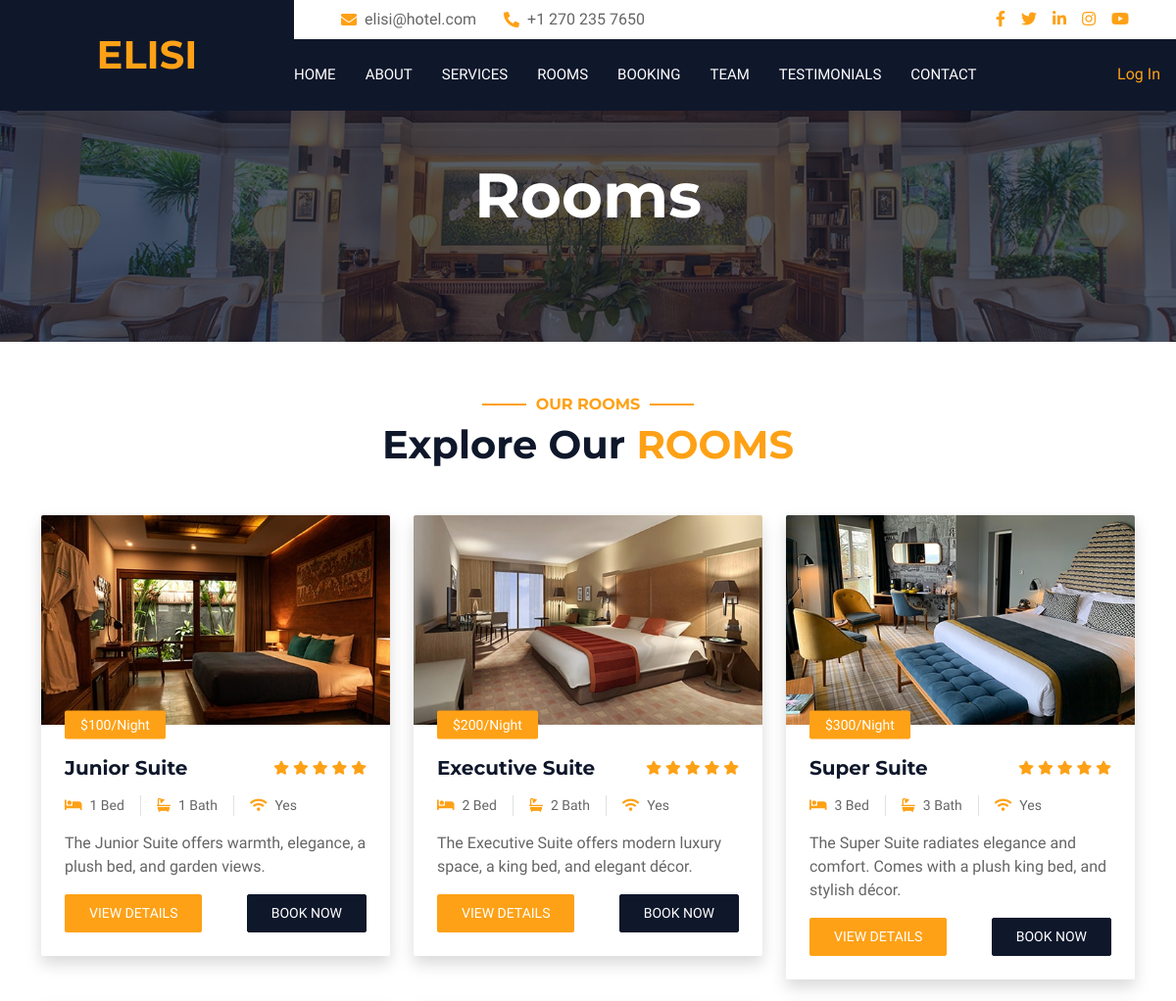
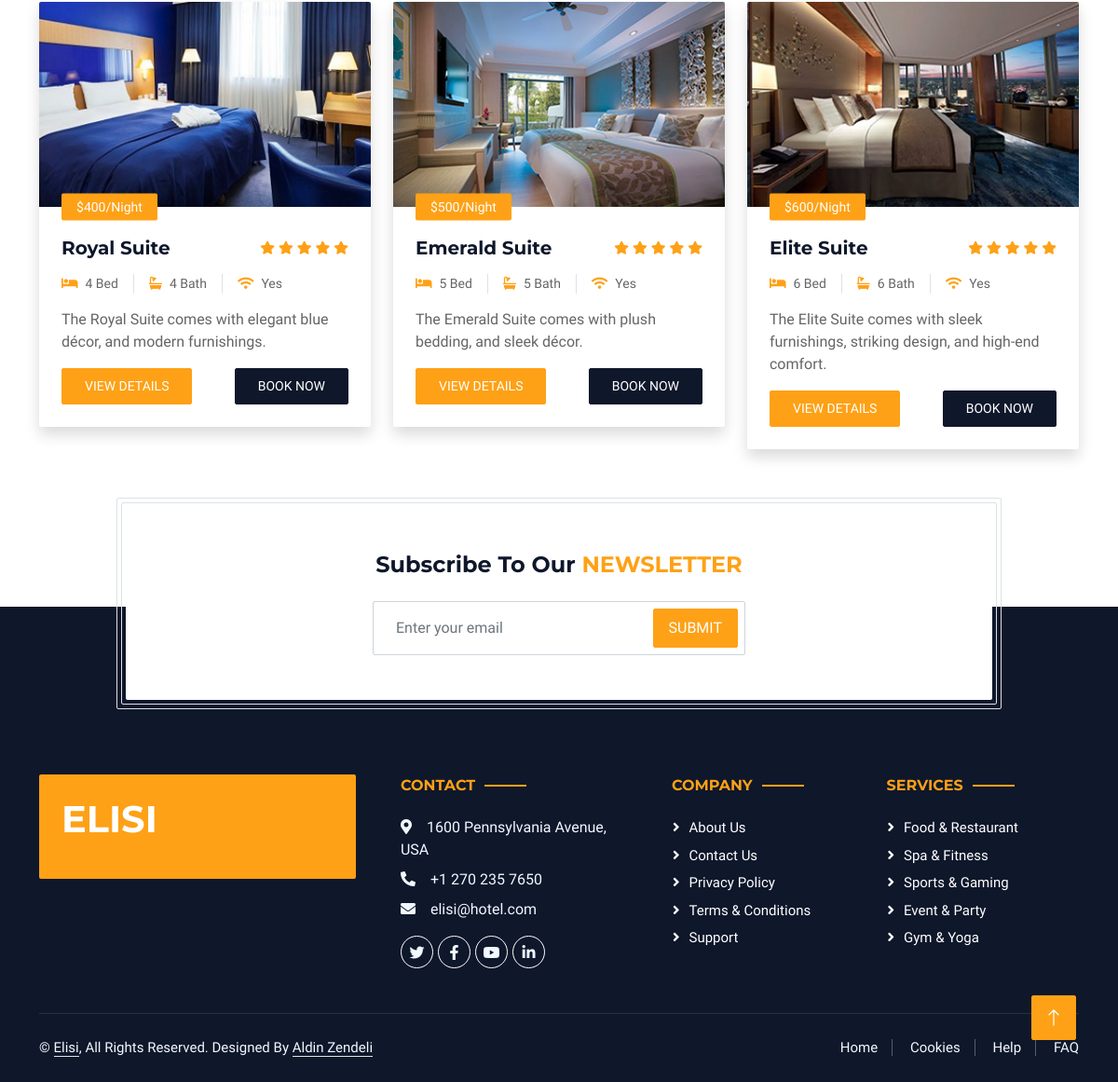
Screenshot of /room.php (signed in) with the database file from the repository (2 pictures, top to bottom).
### tables this page shows
CREATE TABLE `rooms` (
  `id` int(11) NOT NULL,
  `name` varchar(255) NOT NULL,
  `price` varchar(255) NOT NULL,
  `description` varchar(255) NOT NULL,
  `image` varchar(255) NOT NULL,
  `bed` varchar(255) NOT NULL,
  `bath` varchar(255) NOT NULL,
  `wifi` varchar(255) NOT NULL
);

### room.php (the view, shortened to what this page needs)
<?php
    include_once('config.php');
    $sql = "SELECT * FROM rooms";
    $selectRooms = $conn->prepare($sql);
    $selectRooms->execute();
    $rooms = $selectRooms->fetchAll();
?>
<!DOCTYPE html>
<html lang="en">
<head>
    <link href="https://cdnjs.cloudflare.com/ajax/libs/font-awesome/5.10.0/css/all.min.css" rel="stylesheet">
    <link href="https://cdn.jsdelivr.net/npm/bootstrap-icons@1.4.1/font/bootstrap-icons.css" rel="stylesheet">
    <link href="lib/animate/animate.min.css" rel="stylesheet">
    <link href="lib/owlcarousel/assets/owl.carousel.min.css" rel="stylesheet">
    <link href="lib/tempusdominus/css/tempusdominus-bootstrap-4.min.css" rel="stylesheet" />
    <link href="css/bootstrap.min.css" rel="stylesheet">
    <link href="css/style.css" rel="stylesheet">
</head>
<body>
    <div class="container-fluid bg-white p-0">
        <div class="container-fluid bg-dark px-0">
            <div class="row gx-0">
                <div class="col-lg-3 bg-dark d-none d-lg-block">
                    <a href="index.php" class="navbar-brand w-100 h-100 m-0 p-0 d-flex align-items-center justify-content-center">
                        <h1 class="m-0 text-primary text-uppercase">Elisi</h1>
                    </a>
                </div>
                <div class="col-lg-9">
                    <div class="row gx-0 bg-white d-none d-lg-flex">
                        <div class="col-lg-7 px-5 text-start">
                            <div class="h-100 d-inline-flex align-items-center py-2 me-4">
                                <i class="fa fa-envelope text-primary me-2"></i>
                                <p class="mb-0">elisi@hotel.com</p>
                            </div>
                            <div class="h-100 d-inline-flex align-items-center py-2">
                                <i class="fa fa-phone-alt text-primary me-2"></i>
                                <p class="mb-0">+1 270 235 7650</p>
                            </div>
                        </div>
                        <div class="col-lg-5 px-5 text-end">
                            <div class="d-inline-flex align-items-center py-2">
                                <a class="me-3" href=""><i class="fab fa-facebook-f"></i></a>
                                <a class="me-3" href=""><i class="fab fa-twitter"></i></a>
                                <a class="me-3" href=""><i class="fab fa-linkedin-in"></i></a>
                                <a class="me-3" href=""><i class="fab fa-instagram"></i></a>
                                <a class="" href=""><i class="fab fa-youtube"></i></a>
                            </div>
                        </div>
                    </div>
                    <nav class="navbar navbar-expand-lg bg-dark navbar-dark p-3 p-lg-0">
                        <div class="collapse navbar-collapse justify-content-between" id="navbarCollapse">
                            <div class="navbar-nav mr-auto py-0">
                                <a href="index.php" class="nav-item nav-link">Home</a>
                                <a href="about.html" class="nav-item nav-link">About</a>
                                <a href="service.html" class="nav-item nav-link">Services</a>
                                <a href="room.php" class="nav-item nav-link">Rooms</a>
                                <a href="booking.php" class="nav-item nav-link">Booking</a>
                                <a href="team.php" class="nav-item nav-link">Team</a>
                                <a href="testimonial.html" class="nav-item nav-link">Testimonials</a>
                                <a href="contact.php" class="nav-item nav-link">Contact</a>
                            </div>
                            <a href="login.html" class="nav-item nav-link">Log In</a>
                        </div>
                    </nav>
                </div>
            </div>
        </div>
        <div class="container-fluid page-header mb-5 p-0" style="background-image: url(img/carousel-1.jpg);">
            <div class="container-fluid page-header-inner py-5">
                <div class="container text-center pb-5">
                    <h1 class="display-3 text-white mb-3 animated slideInDown">Rooms</h1>
                </div>
            </div>
        </div>
        <div class="container-xxl py-1">
    <div class="container">
        <div class="text-center wow fadeInUp" data-wow-delay="0.1s">
            <h6 class="section-title text-center text-primary text-uppercase">Our Rooms</h6>
            <h1 class="mb-5">Explore Our <span class="text-primary text-uppercase">Rooms</span></h1>
        </div>
        <div class="row g-4">
            <?php foreach($rooms as $room) { ?>
                <div class="col-lg-4 col-md-6 wow fadeInUp" data-wow-delay="0.1s">
                    <div class="room-item shadow rounded overflow-hidden">
                        <div class="position-relative w-100">
                            <img class="img-fluid w-100" src="img/<?php echo $room['image']; ?>" alt="">
                            <small class="position-absolute start-0 top-100 translate-middle-y bg-primary text-white rounded py-1 px-3 ms-4">$<?php echo $room['price']; ?>/Night</small>
                        </div>
                        <div class="p-4 mt-2">
                            <div class="d-flex justify-content-between mb-3">
                                <h5 class="mb-0"><?php echo $room['name']; ?></h5>
                                <div class="ps-2">
                                    <small class="fa fa-star text-primary"></small>
                                    <small class="fa fa-star text-primary"></small>
                                    <small class="fa fa-star text-primary"></small>
                                    <small class="fa fa-star text-primary"></small>
                                    <small class="fa fa-star text-primary"></small>
                                </div>
                            </div>
                            <div class="d-flex mb-3">
                                <small class="border-end me-3 pe-3"><i class="fa fa-bed text-primary me-2"></i><?php echo $room['bed']; ?> Bed</small>
                                <small class="border-end me-3 pe-3"><i class="fa fa-bath text-primary me-2"></i><?php echo $room['bath']; ?> Bath</small>
                                <small><i class="fa fa-wifi text-primary me-2"></i><?php echo $room['wifi']; ?> </small>
                            </div>
                            <p class="text-body mb-3"><?php echo $room['description']; ?></p>
                            <div class="d-flex justify-content-between">
                                <a class="btn btn-sm btn-primary rounded py-2 px-4" href="#">View Details</a>
                                <a class="btn btn-sm btn-dark rounded py-2 px-4" href="booking.php">Book Now</a>
                            </div>
                        </div>
                    </div>
                </div>
            <?php } ?>
        </div>
    </div>
</div>
        <div class="container newsletter mt-5 wow fadeIn" data-wow-delay="0.1s">
            <div class="row justify-content-center">
                <div class="col-lg-10 border rounded p-1">
                    <div class="border rounded text-center p-1">
                        <div class="bg-white rounded text-center p-5">
                            <h4 class="mb-4">Subscribe To Our <span class="text-primary text-uppercase">Newsletter</span></h4>
                            <div class="position-relative mx-auto" style="max-width: 400px;">
                                <input class="form-control w-100 py-3 ps-4 pe-5" type="text" placeholder="Enter your email">
                                <button type="button" class="btn btn-primary py-2 px-3 position-absolute top-0 end-0 mt-2 me-2">Submit</button>
                            </div>
                        </div>
                    </div>
                </div>
            </div>
        </div>
        <div class="container-fluid bg-dark text-light footer wow fadeIn" data-wow-delay="0.1s">
            <div class="container pb-5">
                <div class="row g-5">
                    <div class="col-md-6 col-lg-4">
                        <div class="bg-primary rounded p-4">
                            <a href="index.php"><h1 class="text-white text-uppercase mb-3">Elisi</h1></a>
                        </div>
                    </div>
                    <div class="col-md-6 col-lg-3">
                        <h6 class="section-title text-start text-primary text-uppercase mb-4">Contact</h6>
                        <p class="mb-2"><i class="fa fa-map-marker-alt me-3"></i>1600 Pennsylvania Avenue, USA</p>
                        <p class="mb-2"><i class="fa fa-phone-alt me-3"></i>+1 270 235 7650</p>
                        <p class="mb-2"><i class="fa fa-envelope me-3"></i>elisi@hotel.com</p>
                        <div class="d-flex pt-2">
                            <a class="btn btn-outline-light btn-social" href=""><i class="fab fa-twitter"></i></a>
                            <a class="btn btn-outline-light btn-social" href=""><i class="fab fa-facebook-f"></i></a>
                            <a class="btn btn-outline-light btn-social" href=""><i class="fab fa-youtube"></i></a>
                            <a class="btn btn-outline-light btn-social" href=""><i class="fab fa-linkedin-in"></i></a>
                        </div>
                    </div>
                    <div class="col-lg-5 col-md-12">
                        <div class="row gy-5 g-4">
                            <div class="col-md-6">
                                <h6 class="section-title text-start text-primary text-uppercase mb-4">Company</h6>
                                <a class="btn btn-link" href="">About Us</a>
                                <a class="btn btn-link" href="">Contact Us</a>
                                <a class="btn btn-link" href="">Privacy Policy</a>
                                <a class="btn btn-link" href="">terms & conditions</a>
                                <a class="btn btn-link" href="">Support</a>
                            </div>
                            <div class="col-md-6">
                                <h6 class="section-title text-start text-primary text-uppercase mb-4">Services</h6>
                                <a class="btn btn-link" href="">Food & Restaurant</a>
                                <a class="btn btn-link" href="">Spa & Fitness</a>
                                <a class="btn btn-link" href="">Sports & Gaming</a>
                                <a class="btn btn-link" href="">Event & Party</a>
                                <a class="btn btn-link" href="">Gym & Yoga</a>
                            </div>
                        </div>
                    </div>
                </div>
            </div>
            <div class="container">
                <div class="copyright">
                    <div class="row">
                        <div class="col-md-6 text-center text-md-start mb-3 mb-md-0">
                            &copy; <a class="border-bottom" href="#">Elisi</a>, All Rights Reserved.
							Designed By <a class="border-bottom">Aldin Zendeli</a>
                        </div>
                        <div class="col-md-6 text-center text-md-end">
                            <div class="footer-menu">
                                <a href="">Home</a>
                                <a href="">Cookies</a>
                                <a href="">Help</a>
                                <a href="">FAQ</a>
                            </div>
                        </div>
                    </div>
                </div>
            </div>
        </div>
        <a href="#" class="btn btn-lg btn-primary btn-lg-square back-to-top"><i class="bi bi-arrow-up"></i></a>
    </div>
</body>
</html>

### css/style.css (style rules this page uses)
:root { --primary: #FEA116; --light: #F1F8FF; --dark: #0F172B; }
.back-to-top { position: fixed; display: none; right: 45px; bottom: 45px; z-index: 99; }
.btn { font-weight: 500; text-transform: uppercase; transition: .5s; }
.btn.btn-primary, .btn.btn-secondary { color: #FFFFFF; }
.btn-lg-square { width: 48px; height: 48px; }
.btn-square, .btn-sm-square, .btn-lg-square { padding: 0; display: flex; align-items: center; justify-content: center; font-weight: normal; border-radius: 2px; }
.navbar-dark .navbar-nav .nav-link { margin-right: 30px; padding: 25px 0; color: #FFFFFF; font-size: 15px; text-transform: uppercase; outline: none; }
.page-header { background-position: center center; background-repeat: no-repeat; background-size: cover; }
.page-header-inner { background: rgba(15, 23, 43, .7); }
.section-title { position: relative; display: inline-block; }
.section-title::before { position: absolute; content: ""; width: 45px; height: 2px; top: 50%; left: -55px; margin-top: -1px; background: var(--primary); }
.section-title::after { position: absolute; content: ""; width: 45px; height: 2px; top: 50%; right: -55px; margin-top: -1px; background: var(--primary); }
.section-title.text-start::before, .section-title.text-end::after { display: none; }
.newsletter { position: relative; z-index: 1; }
.footer { position: relative; margin-top: -110px; padding-top: 180px; }
.footer .btn.btn-social { margin-right: 5px; width: 35px; height: 35px; display: flex; align-items: center; justify-content: center; color: var(--light); border: 1px solid #FFFFFF; border-radius: 35px; transition: .3s; }
.footer .btn.btn-link { display: block; margin-bottom: 5px; padding: 0; text-align: left; color: #FFFFFF; font-size: 15px; font-weight: normal; text-transform: capitalize; transition: .3s; }
.footer .btn.btn-link::before { position: relative; content: "\f105"; font-family: "Font Awesome 5 Free"; font-weight: 900; margin-right: 10px; }
.footer .copyright { padding: 25px 0; font-size: 15px; border-top: 1px solid rgba(256, 256, 256, .1); }
.footer .copyright a { color: var(--light); }
.footer .footer-menu a { margin-right: 15px; padding-right: 15px; border-right: 1px solid rgba(255, 255, 255, .3); }
.footer .footer-menu a:last-child { margin-right: 0; padding-right: 0; border-right: none; }

### rows the page displays
rooms: image (picture), price "100", name "Junior Suite", bed "1", bath "1", wifi "Yes", description "The Junior Suite offers warmth, elegance, a plush bed, and garden views."
rooms: image (picture), price "200", name "Executive Suite", bed "2", bath "2", wifi "Yes", description "The Executive Suite offers modern luxury space, a king bed, and elegant décor."
rooms: image (picture), price "300", name "Super Suite", bed "3", bath "3", wifi "Yes", description "The Super Suite radiates elegance and comfort. Comes with a plush king bed, and stylish décor."
rooms: image (picture), price "400", name "Royal Suite", bed "4", bath "4", wifi "Yes", description "The Royal Suite comes with elegant blue décor, and modern furnishings."
rooms: image (picture), price "500", name "Emerald Suite", bed "5", bath "5", wifi "Yes", description "The Emerald Suite comes with plush bedding, and sleek décor."
rooms: image (picture), price "600", name "Elite Suite", bed "6", bath "6", wifi "Yes", description "The Elite Suite comes with sleek furnishings, striking design, and high-end comfort."
